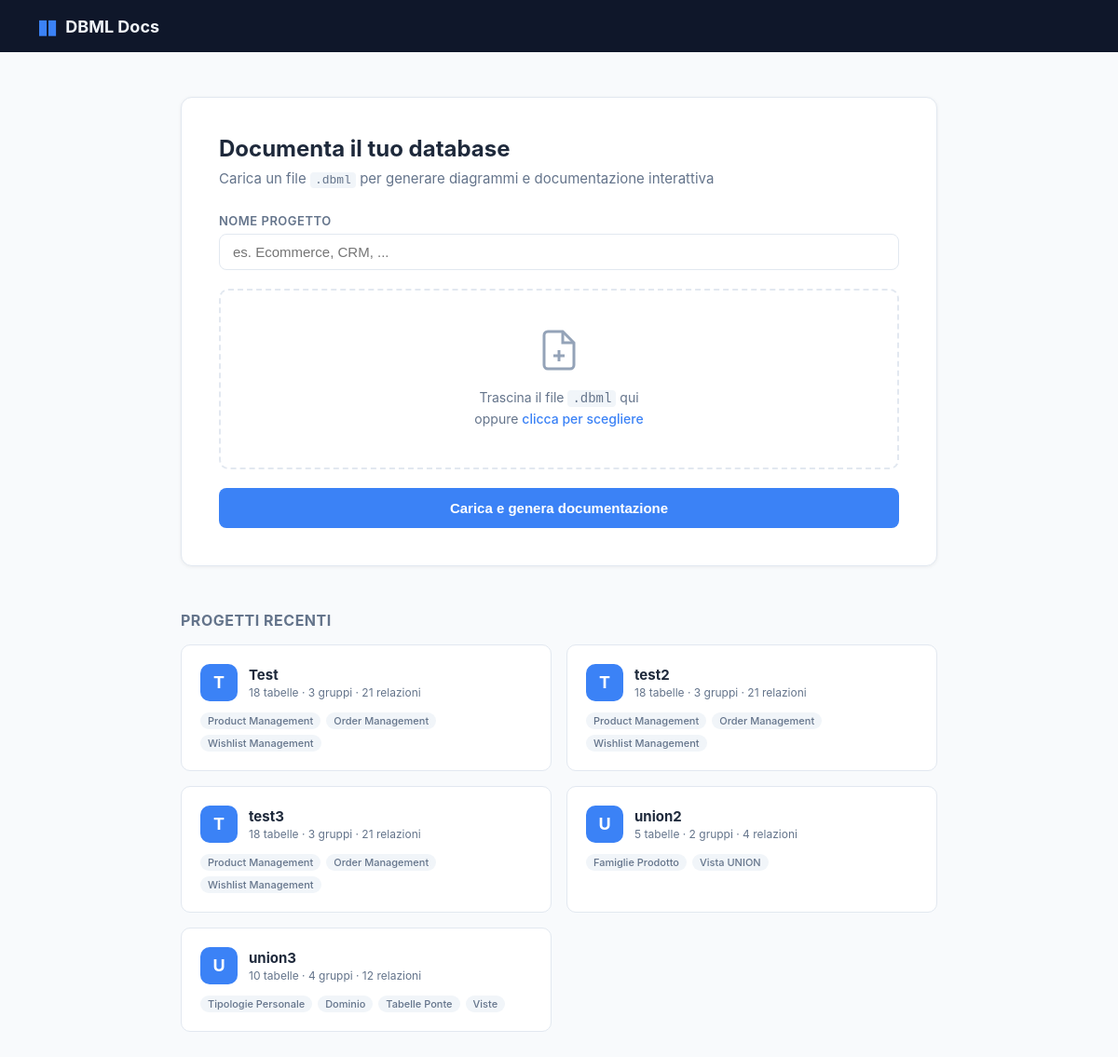
Before: / with the older database file.
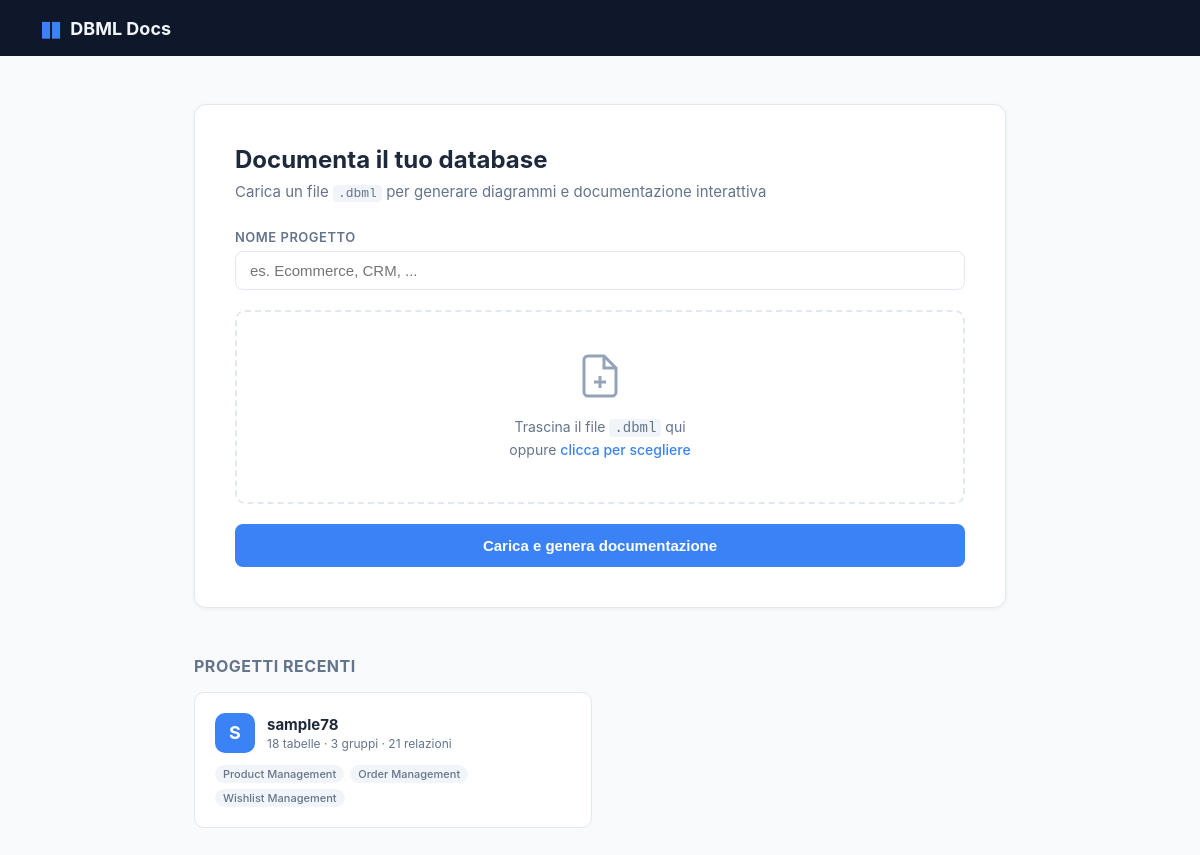
After: the same page with the newer database file.
### models.py (models this page shows)
class Project(Base):
    __tablename__ = "projects"
    id:              Mapped[str]            = mapped_column(String(16), primary_key=True)
    name:            Mapped[str]            = mapped_column(String(255), nullable=False)
    tables_data:     Mapped[str]            = mapped_column(Text, default="{}")
    groups_data:     Mapped[str]            = mapped_column(Text, default="{}")
    refs_data:       Mapped[str]            = mapped_column(Text, default="[]")
    ungrouped_data:  Mapped[str]            = mapped_column(Text, default="[]")
    saved_positions: Mapped[str]            = mapped_column(Text, default="{}")
    notes_data:      Mapped[str]            = mapped_column(Text, default="[]")   # post-it notes
    markdown_notes:  Mapped[Optional[str]]  = mapped_column(Text, default="")
    created_at:      Mapped[Optional[datetime]] = mapped_column(
        DateTime, server_default=func.now()
    )

### main.py (the view)
@app.get("/", response_class=HTMLResponse)
async def index(request: Request, db: Session = Depends(get_db)):
    projects = [_to_dict(p) for p in db.query(Project).order_by(Project.name).all()]
    return templates.TemplateResponse("index.html", {
        "request": request, "projects": projects,
    })

### templates/index.html (shortened to what this page needs)
<!DOCTYPE html>
<html lang="it">
<head>
  <link rel="stylesheet" href="/static/css/style.css" />
</head>
<body class="index-page">
  <div class="index-header">
    <div class="logo">
      <span class="logo-icon">&#9646;&#9646;</span>
      <span class="logo-text">DBML Docs</span>
    </div>
  </div>
  <div class="index-body">
    <div class="upload-card">
      <h1>Documenta il tuo database</h1>
      <p class="subtitle">Carica un file <code>.dbml</code> per generare diagrammi e documentazione interattiva</p>
      <form action="/upload" method="post" enctype="multipart/form-data" id="uploadForm">
        <div class="form-group">
          <label for="name">Nome progetto</label>
          <input type="text" id="name" name="name" placeholder="es. Ecommerce, CRM, ..." required />
        </div>
        <div class="drop-zone" id="dropZone">
          <div class="drop-zone-inner">
            <svg width="48" height="48" viewBox="0 0 24 24" fill="none" stroke="currentColor" stroke-width="1.5">
              <path d="M14 2H6a2 2 0 0 0-2 2v16a2 2 0 0 0 2 2h12a2 2 0 0 0 2-2V8z"/>
              <polyline points="14 2 14 8 20 8"/>
              <line x1="12" y1="18" x2="12" y2="12"/>
              <line x1="9" y1="15" x2="15" y2="15"/>
            </svg>
            <p id="dropText">Trascina il file <code>.dbml</code> qui<br/>oppure <span class="link-text">clicca per scegliere</span></p>
          </div>
        </div>
        <button type="submit" class="btn btn-primary btn-block">Carica e genera documentazione</button>
      </form>
    </div>
    {% if projects %}
    <div class="projects-section">
      <h2>Progetti recenti</h2>
      <div class="projects-grid">
        {% for p in projects %}
        <a href="/project/{{ p.id }}" class="project-card">
          <div class="project-card-header">
            <div class="project-icon">{{ p.name[0] | upper }}</div>
            <div class="project-meta">
              <div class="project-name">{{ p.name }}</div>
              <div class="project-stats">
                {{ p.tables | length }} tabelle &middot;
                {{ p.groups | length }} gruppi &middot;
                {{ p.refs | length }} relazioni
              </div>
            </div>
          </div>
          <div class="project-groups">
            {% for g in p.groups %}
            <span class="group-tag">{{ g }}</span>
            {% endfor %}
          </div>
        </a>
        {% endfor %}
      </div>
    </div>
    {% endif %}
  </div>
</body>
</html>

### static/css/style.css (style rules this page uses)
*, *::before, *::after { box-sizing: border-box; margin: 0; padding: 0; }
:root { --sidebar-w: 272px; --sidebar-bg: #0f172a; --sidebar-border: #1e293b; --sidebar-text: #94a3b8; --sidebar-text-bright: #e2e8f0; --sidebar-hover: #1e293b; --sidebar-active: #1e3a5f; --canvas-bg: #f1f5f9; --card-bg: #ffffff; --card-border: #e2e8f0; --card-shadow: 0 2px 8px rgba(0,0,0,.08); --card-shadow-active: 0 0 0 2px #3b82f6, 0 4px 16px rgba(59,130,246,.2); --accent: #3b82f6; --text: #1e293b; --text-muted: #64748b; --border: #e2e8f0; --toolbar-h: 48px; --font: -apple-system, BlinkMacSystemFont, 'Segoe UI', Roboto, sans-serif; }
body { font-family: var(--font); color: var(--text); background: #fff; }
a { text-decoration: none; color: inherit; }
code { font-family: 'SFMono-Regular', Consolas, monospace; }
.index-page { background: #f8fafc; min-height: 100vh; }
.index-header { background: var(--sidebar-bg); padding: 0 40px; height: 56px; display: flex; align-items: center; }
.logo { display: flex; align-items: center; gap: 10px; }
.logo-icon { color: #3b82f6; font-size: 22px; letter-spacing: -2px; }
.logo-text { color: #f1f5f9; font-size: 18px; font-weight: 700; }
.index-body { max-width: 860px; margin: 0 auto; padding: 48px 24px 80px; }
.upload-card { background: #fff; border: 1px solid var(--border); border-radius: 12px; padding: 40px; box-shadow: 0 1px 4px rgba(0,0,0,.06); }
.upload-card h1 { font-size: 24px; font-weight: 700; color: var(--text); }
.subtitle { margin-top: 8px; color: var(--text-muted); font-size: 15px; }
.subtitle code { background: #f1f5f9; padding: 1px 5px; border-radius: 4px; font-size: 13px; }
.form-group { margin-top: 28px; }
.form-group label { display: block; font-size: 13px; font-weight: 600; color: var(--text-muted); margin-bottom: 6px; text-transform: uppercase; letter-spacing: .5px; }
.form-group input[type="text"] { width: 100%; padding: 10px 14px; border: 1.5px solid var(--border); border-radius: 8px; font-size: 15px; color: var(--text); outline: none; transition: border-color .15s; }
.drop-zone { position: relative; margin-top: 20px; border: 2px dashed var(--border); border-radius: 10px; cursor: pointer; transition: border-color .15s, background .15s; }
.drop-zone-inner { padding: 40px 24px; text-align: center; color: var(--text-muted); pointer-events: none; }
.drop-zone-inner svg { color: #94a3b8; margin-bottom: 12px; }
.drop-zone-inner p { font-size: 14px; line-height: 1.6; }
.drop-zone-inner code { background: #f1f5f9; padding: 1px 5px; border-radius: 4px; }
.link-text { color: var(--accent); font-weight: 500; }
.btn { display: inline-flex; align-items: center; gap: 6px; padding: 10px 20px; border-radius: 8px; font-size: 14px; font-weight: 600; cursor: pointer; border: none; transition: opacity .15s; }
.btn-primary { background: var(--accent); color: #fff; }
.btn-block { width: 100%; justify-content: center; margin-top: 20px; padding: 13px; font-size: 15px; }
.projects-section { margin-top: 48px; }
.projects-section h2 { font-size: 16px; font-weight: 700; color: var(--text-muted); margin-bottom: 16px; text-transform: uppercase; letter-spacing: .5px; }
.projects-grid { display: grid; grid-template-columns: repeat(auto-fill, minmax(280px, 1fr)); gap: 16px; }
.project-card { background: #fff; border: 1px solid var(--border); border-radius: 10px; padding: 20px; transition: box-shadow .15s, border-color .15s; display: block; }
.project-card-header { display: flex; align-items: center; gap: 12px; }
.project-icon { width: 40px; height: 40px; border-radius: 10px; background: var(--accent); color: #fff; display: flex; align-items: center; justify-content: center; font-size: 18px; font-weight: 700; flex-shrink: 0; }
.project-name { font-weight: 700; font-size: 15px; }
.project-stats { font-size: 12px; color: var(--text-muted); margin-top: 2px; }
.project-groups { margin-top: 12px; display: flex; flex-wrap: wrap; gap: 6px; }
.group-tag { font-size: 11px; padding: 2px 8px; border-radius: 99px; background: #f1f5f9; color: var(--text-muted); font-weight: 500; }

Changed rows visible on the page:
removed Project: name "T", name "Test", tables|length "18", groups|length "3", refs|length "21", groups "Product Management" "Order Management" "Wishlist Management"
removed Project: name "T", name "test2", tables|length "18", groups|length "3", refs|length "21", groups "Product Management" "Order Management" "Wishlist Management"
removed Project: name "T", name "test3", tables|length "18", groups|length "3", refs|length "21", groups "Product Management" "Order Management" "Wishlist Management"
removed Project: name "U", name "union2", tables|length "5", groups|length "2", refs|length "4", groups "Famiglie Prodotto" "Vista UNION"
removed Project: name "U", name "union3", tables|length "10", groups|length "4", refs|length "12", groups "Tipologie Personale" "Dominio" "Tabelle Ponte" "Viste"
added Project: name "S", name "sample78", tables|length "18", groups|length "3", refs|length "21", groups "Product Management" "Order Management" "Wishlist Management"
